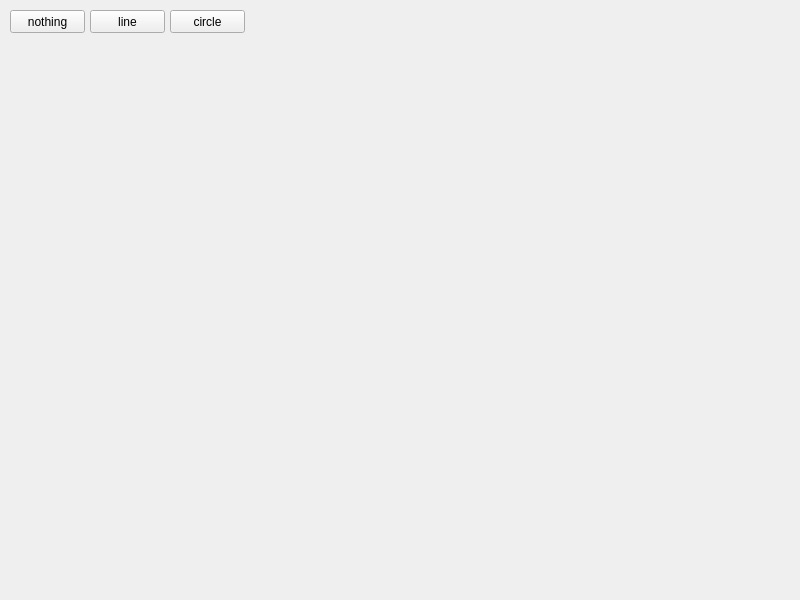
<?xml version="1.0" encoding="UTF-8"?>
<ui version="4.0">
 <class>MainWindow</class>
 <widget class="QMainWindow" name="MainWindow">
  <property name="geometry">
   <rect>
    <x>0</x>
    <y>0</y>
    <width>800</width>
    <height>600</height>
   </rect>
  </property>
  <property name="windowTitle">
   <string>MainWindow</string>
  </property>
  <widget class="QWidget" name="centralwidget">
   <widget class="QPushButton" name="nothingButton">
    <property name="geometry">
     <rect>
      <x>10</x>
      <y>10</y>
      <width>75</width>
      <height>23</height>
     </rect>
    </property>
    <property name="text">
     <string>nothing</string>
    </property>
   </widget>
   <widget class="QPushButton" name="lineButton">
    <property name="geometry">
     <rect>
      <x>90</x>
      <y>10</y>
      <width>75</width>
      <height>23</height>
     </rect>
    </property>
    <property name="text">
     <string>line</string>
    </property>
   </widget>
   <widget class="QPushButton" name="circleButton">
    <property name="geometry">
     <rect>
      <x>170</x>
      <y>10</y>
      <width>75</width>
      <height>23</height>
     </rect>
    </property>
    <property name="text">
     <string>circle</string>
    </property>
   </widget>
  </widget>
 </widget>
 <resources/>
 <connections/>
</ui>
